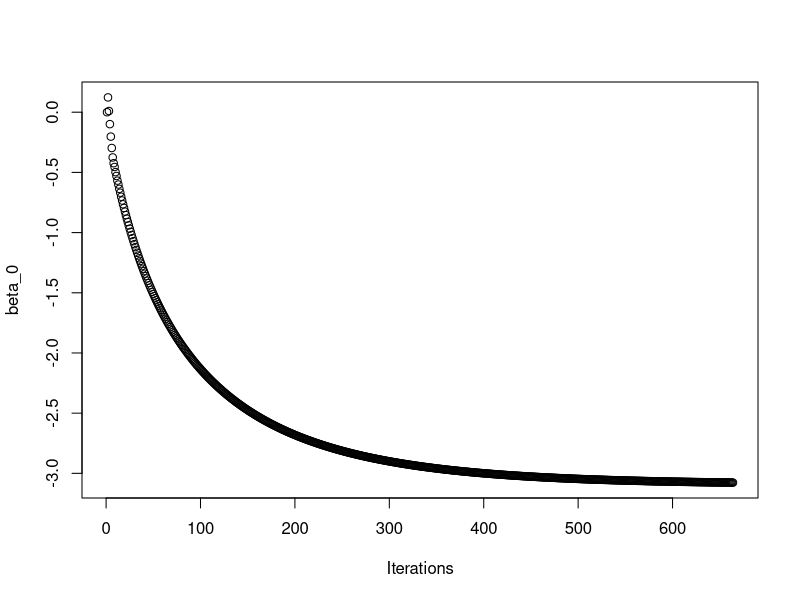
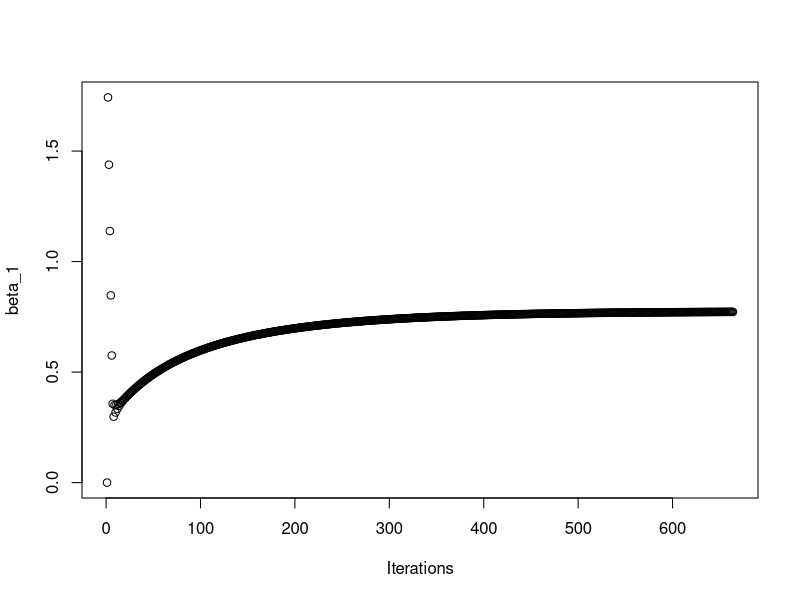

Here is the R script that generated these plots, in order:
#clear environment
rm(list=ls())

#read data, set column names, code outcomes as factors
logit_data <- read.csv("logit_data.csv", header = FALSE)
colnames(logit_data) <- c("A","study_hours")

#assignment of initial variables
y <- logit_data$A
x <- logit_data$study_hours
alpha <- 0.001
b_last <- matrix(ncol=2,nrow=1,data=0)
colnames(b_last) <- c("b0","b1")
b <- matrix(ncol=2,nrow=1,data=0)
colnames(b_last) <- c("b0","b1")
err <- 100
eps <- 10^-4
b_history <- matrix(ncol=2, data = 0)
colnames(b_history) <- c("b0","b1")
grad <- matrix(ncol=1,nrow=2)

#calculation of grad descent
while(err > eps) {
  grad[1,] <- sum(y-exp(b_last[,1]+b_last[,2]*x)/(1+exp(b_last[,1]+b_last[,2]*x)))
  grad[2,] <- sum(x*y-x*exp(b_last[,1]+b_last[,2]*x)/(1+exp(b_last[,1]+b_last[,2]*x)))
  b[,1] = b_last[,1] + alpha*grad[1,]
  b[,2] = b_last[,2] + alpha*grad[2,]
  err_temp <- abs(b - b_last)
  err <- sqrt(err_temp[,1]^2+err_temp[,2]^2)
  b_last <- b
  b_history <- rbind(b_history, b_last)
}

#print final betas
cat("b_0 =",b_last[,1],"\n")
cat("b_1 =",b_last[,2],"\n")

#plot betas
plot(b_history[,1], xlab = "Iterations", ylab = "beta_0")
plot(b_history[,2], xlab = "Iterations", ylab = "beta_1")

#calculate probability of NOT getting an A (y=0)
#if studying 5 hours per week
b_0 <- b_last[,1]
b_1 <- b_last[,2]
x_input <- 5
prob_a <- exp(b_0+b_1*x_input)/(1+exp(b_0+b_1*x_input))
prob_not_a <- 1-prob_a
cat("A student who studies 5 hours per week has a probability of not getting an A of",prob_not_a,"\n")

